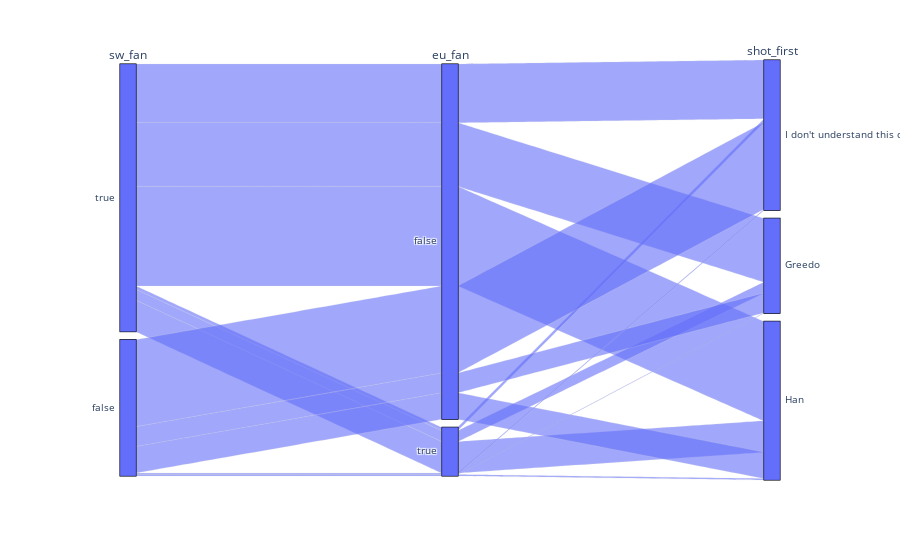

The notebook cell this image was saved under:
### Markdown cell above
Whether or not Han shot first is of course up to [no debate](https://www.youtube.com/watch?v=eIn-ha98iCk). But does the casual Star Wars know the facts? What do hardcore fans think?
<br>To explore these questions I have prepared a parallel categories chart.

### Code cell
# build parallel categories plot
fandom = [
    # 'trekkie',
    'sw_fan',
    # 'knows_eu',
    'eu_fan',
    'shot_first']
parallel_cat = star_wars_up[fandom]
fig = px.parallel_categories(parallel_cat.dropna(subset=["sw_fan"]))
fig.show()

### Figure 1 — Plotly figure (JSON) as saved in the notebook; plotly's stock layout.template omitted (floating-point values rounded to 4 significant figures; data arrays with more than 128 entries replaced by an {"elided": "..."} marker saying what was removed)
{"data": [{"dimensions": [{"label": "sw_fan", "values": {"elided": "812 bool values"}}, {"label": "eu_fan", "values": {"elided": "812 bool values"}}, {"label": "shot_first", "values": {"elided": "812 str values"}}], "domain": {"x": [0, 1], "y": [0, 1]}, "name": "", "type": "parcats"}], "layout": {"legend": {"tracegroupgap": 0}, "margin": {"t": 60}}}
